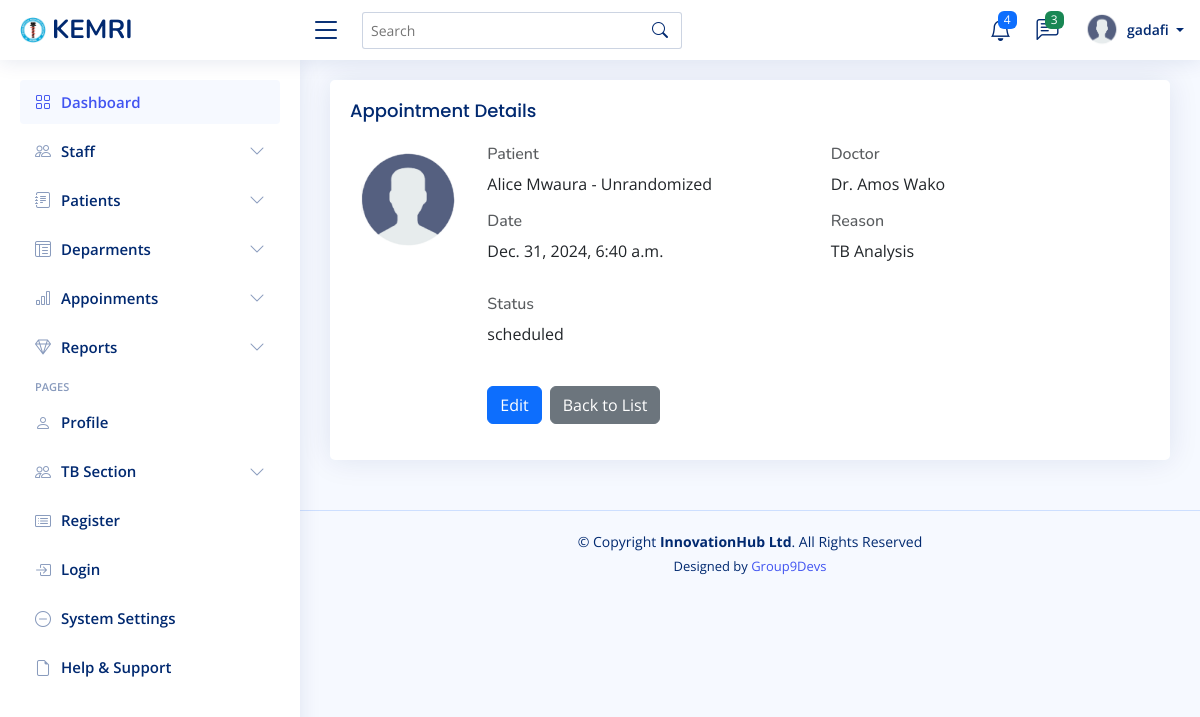
Page /appointments/1/ (signed in) on the committed database.
### mtwapa_branch/models.py (models this page shows, shortened)
class Appointment(models.Model):
    patient = models.ForeignKey(Patient, on_delete=models.CASCADE)
    doctor = models.ForeignKey(Doctor, on_delete=models.CASCADE)
    date = models.DateTimeField()
    reason = models.TextField()
    status = models.CharField(
        max_length=20,
        choices=[
            ('scheduled', 'Scheduled'),
            ('completed', 'Completed'),
            ('cancelled', 'Cancelled')
        ],
        default='scheduled'
    )

class Patient(models.Model):
    first_name = models.CharField(max_length=100)
    last_name = models.CharField(max_length=100)
    phone = models.CharField(max_length=100)
    gender = models.CharField(
        max_length=10,
        choices=[('Male', 'Male'), ('Female', 'Female'), ('Other', 'Other')],
        blank=True,
        null=True
    )
    email = models.EmailField(max_length=100 , blank=True, null=True )
    Identification_no= models.CharField(max_length=100 , blank=True, null=True)
    date_of_birth = models.DateField()
    address = models.TextField()
    emergency_contact_name = models.CharField(max_length=100)
    emergency_contact_number = models.CharField(max_length=15)
    blood_type = models.CharField(max_length=3, blank=True, null=True)
    allergies = models.TextField(blank=True, null=True)
    chronic_conditions = models.TextField(blank=True, null=True)
    medical_history = models.TextField(blank=True, null=True)
    insurance_provider = models.CharField(max_length=100, blank=True, null=True)
    profile_picture = models.ImageField(upload_to='patient_profiles/', blank=True, null=True)
    date_added = models.DateTimeField( blank=True, null=True )
    hiv_status = models.CharField(
        max_length=10,
        choices=[('Positive', 'Positive'), ('Negative', 'Negative')],
        blank=True,
        null=True
    )
    oft_status = models.CharField(
        max_length=10,
        choices=[('Positive', 'Positive'), ('Negative', 'Negative')],
        blank=True,
        null=True
    )
    mtb_a_status = models.CharField(
        max_length=15,
        choices=[('Detected', 'Detected'), ('Not Detected', 'Not Detected')],
        blank=True,
        null=True
    )
    pregnancy_status = models.CharField(
        max_length=10,
        choices=[('Positive', 'Positive'), ('Negative', 'Negative')],
        blank=True,
        null=True
    )
    randomization_status = models.CharField(
        max_length=15,
        choices=[('Randomized', 'Randomized'), ('Unrandomized', 'Unrandomized')],
        blank=True,
        null=True
    )
    def __str__(self):
        return f"{self.first_name} {self.last_name} - {self.randomization_status}"

class Doctor(models.Model):
    first_name = models.CharField(max_length=100)
    last_name = models.CharField(max_length=100)
    gender = models.CharField(
        max_length=10,
        choices=[('Male', 'Male'), ('Female', 'Female'), ('Other', 'Other')],
        blank=True,
        null=True
    )
    phone = models.CharField(max_length=100)
    emergency_contact_name = models.CharField(max_length=100, blank=True, null=True)
    emergency_contact_phone = models.CharField(max_length=15, blank=True, null=True)
    address = models.CharField(max_length=100)
    identification_no = models.CharField(max_length=100)
    specialization = models.CharField(max_length=100)
    department = models.ForeignKey(
        'Department',
        on_delete=models.SET_NULL,
        null=True,
        related_name='doctors'  # Custom related_name to avoid clash
    )
    years_of_experience = models.PositiveIntegerField()
    available_days = models.CharField(max_length=255)  # e.g., "Monday, Wednesday, Friday"
    profile_picture = models.ImageField(upload_to='doctor_profiles/', blank=True, null=True)
    username = models.CharField(max_length=150, unique=True, blank=True, null=True)  # New field added

### mtwapa_branch/views.py (the view)
# urls.py: path('appointments/<int:pk>/', views.appointment_detail, name='appointment_detail'),
@login_required
def appointment_detail(request, pk):
    appointment = get_object_or_404(Appointment, pk=pk)
    return render(request, 'appointment/appointment_detail.html', {'appointment': appointment})

### templates/appointment/appointment_detail.html
{% extends 'base/base.html' %}
{% load static %}
{% block content %}
  <div class="card">
    <div class="card-body">
      <h5 class="card-title">Appointment Details</h5>
      <div class="row mb-3">
        <div class="col-md-2">
          {% if appointment.patient.profile_picture %}
            <img src="{{ appointment.patient.profile_picture.url }}" alt="Profile Picture" class="img-fluid rounded-circle">
          {% else %}
            <img src="{% static 'assets/img/profile.png' %}" alt="Default Profile Picture" class="img-fluid rounded-circle">
          {% endif %}
        </div>
        <div class="col-md-10">
          <div class="row">
            <div class="col-md-6">
              <h6 class="text-muted">Patient</h6>
              <p>{{ appointment.patient }}</p>
            </div>
            <div class="col-md-6">
              <h6 class="text-muted">Doctor</h6>
              <p>Dr. {{ appointment.doctor.first_name }} {{ appointment.doctor.last_name }}</p>
            </div>
          </div>
          <div class="row mb-3">
            <div class="col-md-6">
              <h6 class="text-muted">Date</h6>
              <p>{{ appointment.date }}</p>
            </div>
            <div class="col-md-6">
              <h6 class="text-muted">Reason</h6>
              <p>{{ appointment.reason }}</p>
            </div>
          </div>
          <div class="row mb-4">
            <div class="col-md-6">
              <h6 class="text-muted">Status</h6>
              <p>{{ appointment.status }}</p>
            </div>
          </div>
          <div class="d-flex justify-content-start mt-3">
            <a href="{% url 'appointment_update' appointment.pk %}" class="btn btn-primary me-2">Edit</a>
            <a href="{% url 'appointment_list' %}" class="btn btn-secondary">Back to List</a>
          </div>
        </div>
      </div>
    </div>
  </div>
{% endblock %}

### templates/base/navbar.html (shortened to what this page needs)
{% load static %}
<header id="header" class="header fixed-top d-flex align-items-center">
    <div class="d-flex align-items-center justify-content-between">
      <a href="{% url 'dashboard'%}" class="logo d-flex align-items-center">
        <img src="{% static 'assets/img/kemrilogo.png'%}" alt="">
        <span class="d-none d-lg-block">KEMRI</span>
      </a>
      <i class="bi bi-list toggle-sidebar-btn"></i>
    </div>
    <div class="search-bar">
      <form class="search-form d-flex align-items-center" method="POST" action="#">
        <input type="text" name="query" placeholder="Search" title="Enter search keyword">
        <button type="submit" title="Search"><i class="bi bi-search"></i></button>
      </form>
    </div>
    <nav class="header-nav ms-auto">
      <ul class="d-flex align-items-center">
        <li class="nav-item dropdown">
          <a class="nav-link nav-icon" href="#" data-bs-toggle="dropdown">
            <i class="bi bi-bell"></i>
            <span class="badge bg-primary badge-number">4</span>
          </a>
            </li>
          </ul>
        <li class="nav-item dropdown">
          <a class="nav-link nav-icon" href="#" data-bs-toggle="dropdown">
            <i class="bi bi-chat-left-text"></i>
            <span class="badge bg-success badge-number">3</span>
          </a>
        </li>
        <li class="nav-item dropdown pe-3">
          <a class="nav-link nav-profile d-flex align-items-center pe-0" href="#" data-bs-toggle="dropdown">
            <img src="{% static 'assets/img/profile.png'%}" alt="Profile" class="rounded-circle">
            <span class="d-none d-md-block dropdown-toggle ps-2">
              {% if user.is_authenticated %}
                   {{ user.username }}
              {% else %}
                  Admin
              {% endif %}
            </span>
          </a>
        </li>
    </nav>
  </header>

### static/assets/css/style.css (style rules this page uses)
:root { scroll-behavior: smooth; }
body { font-family: "Open Sans", sans-serif; background: #f6f9ff; color: #444444; }
a { color: #4154f1; text-decoration: none; }
h1, h2, h3, h4, h5, h6 { font-family: "Nunito", sans-serif; }
.card { margin-bottom: 30px; border: none; border-radius: 5px; box-shadow: 0px 0 30px rgba(1, 41, 112, 0.1); }
.card-title { padding: 20px 0 15px 0; font-size: 18px; font-weight: 500; color: #012970; font-family: "Poppins", sans-serif; }
.card-body { padding: 0 20px 20px 20px; }
.logo { line-height: 1; }
@media (min-width: 1200px) { .logo { width: 280px; } }
.logo img { max-height: 26px; margin-right: 6px; }
.logo span { font-size: 26px; font-weight: 700; color: #012970; font-family: "Nunito", sans-serif; }
.header { transition: all 0.5s; z-index: 997; height: 60px; box-shadow: 0px 2px 20px rgba(1, 41, 112, 0.1); background-color: #fff; padding-left: 20px; }
.header .toggle-sidebar-btn { font-size: 32px; padding-left: 10px; cursor: pointer; color: #012970; }
.header .search-bar { min-width: 360px; padding: 0 20px; }
.header .search-form { width: 100%; }
.header .search-form input { border: 0; font-size: 14px; color: #012970; border: 1px solid rgba(1, 41, 112, 0.2); padding: 7px 38px 7px 8px; border-radius: 3px; transition: 0.3s; width: 100%; }
.header .search-form button { border: 0; padding: 0; margin-left: -30px; background: none; }
.header .search-form button i { color: #012970; }
.header-nav ul { list-style: none; }
.header-nav>ul { margin: 0; padding: 0; }
.header-nav .nav-icon { font-size: 22px; color: #012970; margin-right: 25px; position: relative; }
.header-nav .nav-profile { color: #012970; }
.header-nav .nav-profile img { max-height: 36px; }
.header-nav .nav-profile span { font-size: 14px; font-weight: 600; }
.header-nav .badge-number { position: absolute; inset: -2px -5px auto auto; font-weight: normal; font-size: 12px; padding: 3px 6px; }

### rows in the picture
Appointment: patient "Alice Mwaura - Unrandomized", doctor.first_name "Amos", doctor.last_name "Wako", date "Dec. 31, 2024, 6:40 a.m.", reason "TB Analysis", status "scheduled"

### other values in the picture
{{ user.username }} "gadafi"
